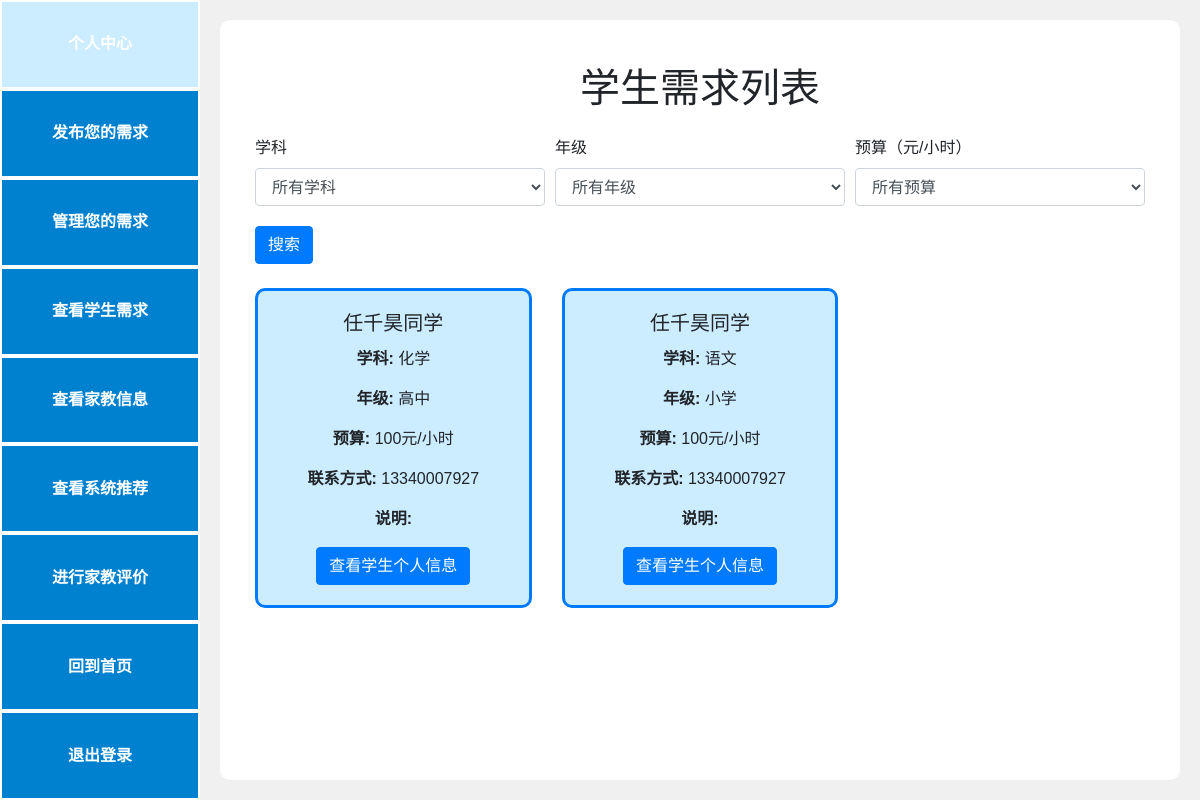
Page /students (signed in) on the earlier database version.
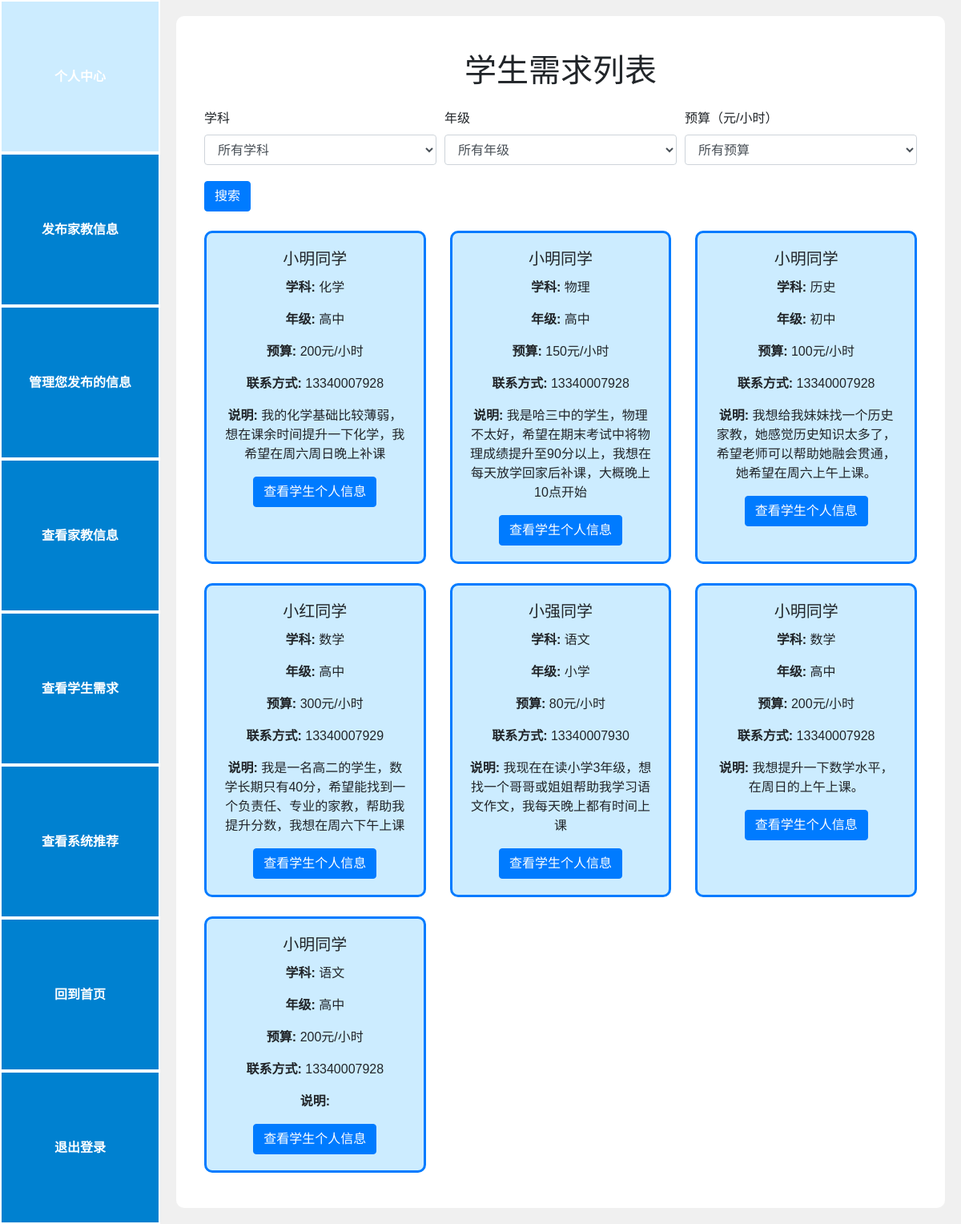
Same page on the later database version.
### models.py (models this page shows)
class StudentRequest(db.Model):
    id = db.Column(db.Integer, primary_key=True)
    user_id = db.Column(db.Integer, db.ForeignKey('user.id'), nullable=False)
    name = db.Column(db.String(80), nullable=False)
    subject = db.Column(db.String(80), nullable=False)
    grade = db.Column(db.String(80), nullable=False)
    time = db.Column(db.String(80), nullable=True)
    budget = db.Column(db.String(80), nullable=False)
    phoneNumber = db.Column(db.String(20), unique=False, nullable=False)
    information = db.Column(db.Text, unique=False, nullable=False)

### app.py (the view, shortened to what this page needs)
@app.route('/students')
def students():
    subject = request.args.get('subject')
    grade = request.args.get('grade')
    budget = request.args.get('budget')
    query = StudentRequest.query
    if subject:
        query = query.filter(StudentRequest.subject == subject)
    if grade:
        query = query.filter(StudentRequest.grade == grade)
    student_requests = query.all()
    return render_template('students.html', students=student_requests, user=g.user)

### app.py (called while the page is built)
@app.before_request
def create_tables():
    if not hasattr(g, 'first_request'):  # 保证该函数只在第一次访问时执行
        g.first_request = True
        db.create_all()  # 创建所有在模型中定义的数据库表格

@app.before_request
def before_request():
    g.user = None
    if 'user_id' in session:
        g.user = User.query.get(session['user_id'])

### templates/students.html (shortened to what this page needs)
{% if user.role == 'tutor' %}
    {% extends "base_tutor.html" %}
{% else %}
    {% extends "base_student.html" %}
{% endif %}
{% block content %}
<div class="container mt-4">
    <h1 class="mb-4" style="text-align: center;">学生需求列表</h1>
    <form method="GET" action="{{ url_for('students') }}" class="mb-4">
        <div class="form-row">
            <div class="form-group col-md-4">
                <label for="subject">学科</label>
                <select id="subject" name="subject" class="form-control">
                    <option value="">所有学科</option>
                </select>
            </div>
            <div class="form-group col-md-4">
                <label for="grade">年级</label>
                <select id="grade" name="grade" class="form-control">
                    <option value="">所有年级</option>
                </select>
            </div>
            <div class="form-group col-md-4">
                <label for="budget">预算（元/小时）</label>
                <select id="budget" name="budget" class="form-control">
                    <option value="">所有预算</option>
                </select>
            </div>
        </div>
        <button type="submit" class="btn btn-primary">搜索</button>
    </form>
    <div class="row">
        {% for student in students %}
        <div class="col-md-4 mb-4">
            <div class="card h-100">
                <div class="card-body">
                    <h5 class="card-title" style="text-align: center;">{{ student.name }}同学</h5>
                    <p class="card-text" style="text-align: center;"><strong>学科: </strong> {{ student.subject }}</p>
                    <p class="card-text" style="text-align: center;"><strong>年级: </strong>{{ student.grade }}</p>
                    <p class="card-text" style="text-align: center;"><strong>预算:</strong> {{ student.budget }}元/小时</p>
                    <p class="card-text" style="text-align: center;"><strong>联系方式: </strong>{{ student.phoneNumber }}</p>
                    <p class="card-text" style="text-align: center;"><strong>说明: </strong>{{ student.information }}</p>
                    <div class="text-center">
                        <a href="{{ url_for('student_profile', user_id=student.user_id) }}" class="btn btn-primary">查看学生个人信息</a>
                    </div>
                </div>
            </div>
        </div>
        {% endfor %}
    </div>
</div>
{% endblock %}

### templates/base_tutor.html (shortened to what this page needs)
<!DOCTYPE html>
<html lang="zh">
<head>
    <link rel="stylesheet" href="https://stackpath.bootstrapcdn.com/bootstrap/4.3.1/css/bootstrap.min.css">
</head>
<body>
    <div class="sidebar">
        <a href="{{ url_for('tutor_profile', user_id=g.user.id) }}">个人中心</a>
        <a href="{{ url_for('tutor_form')}}">发布家教信息</a>
        <a href="{{ url_for('manage_tutor_info')}}">管理您发布的信息</a>
        <a href="{{ url_for('tutors')}}">查看家教信息</a>
        <a href="{{ url_for('students')}}">查看学生需求</a>
        <a href="{{ url_for('match_students')}}">查看系统推荐</a>
        <a href="{{ url_for('tutor_home') }}">回到首页</a>
        <a href="{{ url_for('home') }}">退出登录</a>
    </div>
    <div class="content">
        {% block content %}{% endblock %}
    </div>
</body>
</html>

### templates/base_student.html (shortened to what this page needs)
<!DOCTYPE html>
<html lang="zh">
<head>
    <link rel="stylesheet" href="https://stackpath.bootstrapcdn.com/bootstrap/4.3.1/css/bootstrap.min.css">
</head>
<body>
    <div class="sidebar">
        <a href="{{ url_for('student_profile', user_id=g.user.id) }}">个人中心</a>
        <a href="{{ url_for('student_form')}}">发布您的需求</a>
        <a href="{{ url_for('manage_student_requests')}}">管理您的需求</a>
        <a href="{{ url_for('students')}}">查看学生需求</a>
        <a href="{{ url_for('tutors')}}">查看家教信息</a>
        <a href="{{ url_for('match_tutors')}}">查看系统推荐</a>
        <a href="{{ url_for('review') }}">进行家教评价</a>
        <a href="{{ url_for('student_home') }}">回到首页</a>
        <a href="{{ url_for('home') }}">退出登录</a>
    </div>
    <div class="content">
        {% block content %}{% endblock %}
    </div>
</body>
</html>

### templates/base_tutor.html (style rules this page uses)
body { font-family: Arial, sans-serif; display: flex; height: 100vh; margin: 0; background-color: #f0f0f0; background-attachment: fixed; }
.sidebar { width: 200px; background-color: #007BFF; display: flex; flex-direction: column; align-items: stretch; padding: 0; }
.sidebar a { flex: 1; display: flex; align-items: center; justify-content: center; padding: 20px; text-decoration: none; color: white; font-weight: bold; background-color: #0081D0; border: 2px solid white; text-align: center; }
.content { flex: 1; padding: 20px; background-color: white; justify-content: center; align-items: center; border-radius: 10px; margin: 20px; overflow: auto; }

### templates/students.html (style rules this page uses)
.card { background-color: #CCECFF; border: 3px solid #007BFF; border-radius: 10px; }
.form-group { margin-bottom: 20px; }

Differences in the rows shown:
changed StudentRequest "化学": name "任千昊" → "小明"; budget "100" → "200"; phoneNumber "13340007927" → "13340007928"; information (not shown) → "我的化学基础比较薄弱，想在课余时间提升一下化学，我希望在周六周日晚上补课"
added StudentRequest: name "小明", subject "物理", grade "高中", budget "150", phoneNumber "13340007928", information "我是哈三中的学生，物理不太好，希望在期末考试中将物理成绩提升至90分以上，我想在每天放学回家后补课，大概晚上10点开始"
changed StudentRequest: name "任千昊" → "小明"; subject "语文" → "历史"; grade "小学" → "初中"; phoneNumber "13340007927" → "13340007928"; information (not shown) → "我想给我妹妹找一个历史家教，她感觉历史知识太多了，希望老师可以帮助她融会贯通，她希望在周六上午上课。"
added StudentRequest: name "小红", subject "数学", grade "高中", budget "300", phoneNumber "13340007929", information "我是一名高二的学生，数学长期只有40分，希望能找到一个负责任、专业的家教，帮助我提升分数，我想在周六下午上课"
added StudentRequest: name "小强", subject "语文", grade "小学", budget "80", phoneNumber "13340007930", information "我现在在读小学3年级，想找一个哥哥或姐姐帮助我学习语文作文，我每天晚上都有时间上课"
added StudentRequest: name "小明", subject "数学", grade "高中", budget "200", phoneNumber "13340007928", information "我想提升一下数学水平，在周日的上午上课。"
added StudentRequest: name "小明", subject "语文", grade "高中", budget "200", phoneNumber "13340007928"
Other differences:
text no longer shown: "发布您的需求 管理您的需求 进行家教评价"
text now shown: "发布家教信息 管理您发布的信息"
